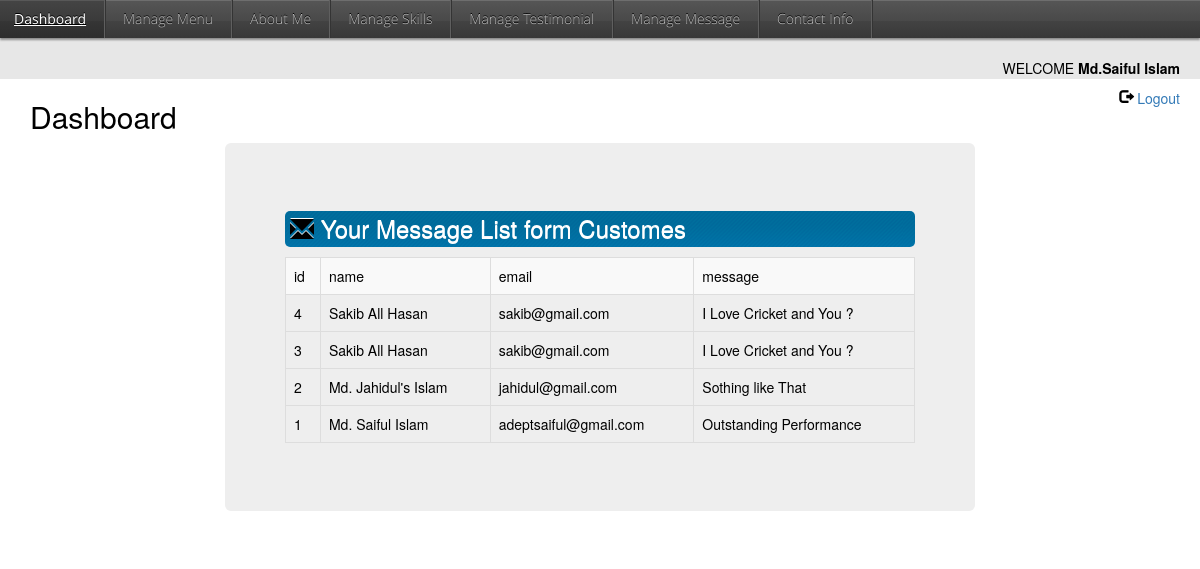
Screenshot of /admin/message.php (signed in) with the database file from the repository.
### tables this page shows
CREATE TABLE `message` (
  `id` int(11) NOT NULL,
  `name` varchar(50) NOT NULL,
  `email` varchar(40) NOT NULL,
  `message` text NOT NULL
);

### admin/Database.php (called while the page is built, shortened)
<?php
	class Database{
		public function __construct(){
			$this->conn=new mysqli("localhost", "root", "", "portfolio");
		}
	}
?>

### admin/portfolio.php (the view, shortened to what this page needs)
<?php
	require_once'Database.php';
	class Portfolio extends Database{
		public function select($table, $cols){
			$sql="SELECT $cols FROM $table ORDER BY id DESC";
			$query=$this->conn->query($sql);
			if ($query->num_rows>0) {
				return $query->fetch_All(MYSQLI_ASSOC);
			}else
			die('Query Erros'.$this->conn->error);
		}
		public function  viewMessage($table, $cols){
			$messageresult=$this->select($table, $cols);
			$table="<table class='table table-bordered table-striped table-hover'>";
				$table.="<tr>";
					$messageKeys=array_keys($messageresult[0]);
					foreach ($messageKeys as $value) {
						$table.="<th>".$value."</th>";
					}
				$table.="</tr>";
				foreach ($messageresult as $values) {
					$table.="<tr>";
						foreach ($values as $key => $value) {
							$table.="<td>".$value."</td>";
						}
					$table.="<tr>";
				}
			$table.="</table>";
			return $table;
		}
	}
?>

### admin/adminstyle.css (style rules this page uses)
html, body, div, span, applet, object, iframe, h1, h2, h3, h4, h5, h6, p, blockquote, pre, a, abbr, acronym, address, big, cite, code, del, dfn, em, img, ins, kbd, q, s, samp, small, strike, strong, sub, sup, tt, var, b, u, i, center, dl, dt, dd, ol, ul, li, fieldset, form, label, legend, table, caption, tbody, tfoot, thead, tr, th, td, article, aside, canvas, details, embed, figure, figcaption, footer, header, hgroup, menu, nav, output, ruby, section, summary, time, mark, audio, video { border: 0 none; font: inherit; margin: 0 auto; padding: 0; vertical-align: top; color: #000000; }
* { -webkit-box-sizing:border-box; -moz-box-sizing:border-box; box-sizing:border-box; }
html,body { height: 100%; }
body, input, button, textarea, select, option { font-family: 'Open Sans Light', sans; }
body { background-color: #f7f7f7; color: #333; font-size: 15px; }

### rows the page displays
message: id "4", name "Sakib All Hasan", email "sakib@gmail.com", message "I Love Cricket and You ?"
message: id "3", name "Sakib All Hasan", email "sakib@gmail.com", message "I Love Cricket and You ?"
message: id "2", name "Md. Jahidul's Islam", email "jahidul@gmail.com", message "Sothing like That"
message: id "1", name "Md. Saiful Islam", email "adeptsaiful@gmail.com", message "Outstanding Performance"

### other values shown
$_SESSION['name'] "Md.Saiful Islam"
$value "id"
$value "name"
$value "email"
$value "message"
